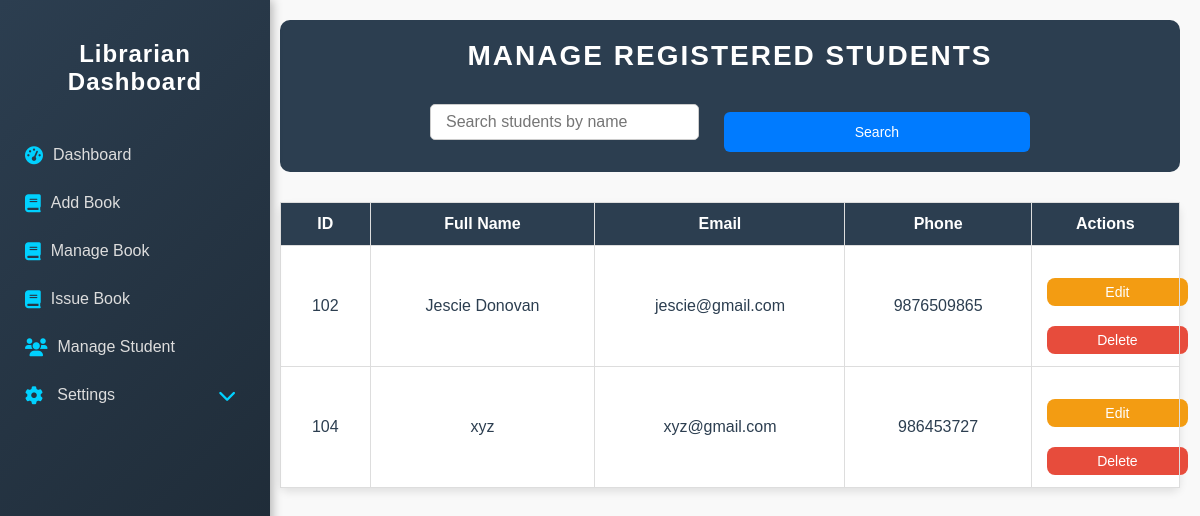
Page /librarian/manage_student.php (signed in) on the committed database.
### tables this page shows
CREATE TABLE `users` (
  `id` int(11) NOT NULL,
  `fullname` varchar(255) NOT NULL,
  `password` varchar(255) NOT NULL,
  `email` varchar(255) NOT NULL,
  `phone` varchar(15) NOT NULL,
  `role` enum('Admin','Librarian','Student') NOT NULL
);

### librarian/manage_student.php (the view, shortened to what this page needs)
<?php
require '../includes/config.php';
$search_query = "";
$students_query = "SELECT * FROM users WHERE role = 'student' AND fullname LIKE '%$search_query%'";
$students_result = mysqli_query($conn, $students_query);
?>
<!DOCTYPE html>
<html lang="en">
<head>
    <link rel="stylesheet" href="../assets/css/style.css">
    <link rel="stylesheet" href="https://cdnjs.cloudflare.com/ajax/libs/font-awesome/6.0.0/css/all.min.css">
    <link rel="stylesheet" href="style.css">
    <link rel="stylesheet" href="../assets/css/style.css">
</head>
<body>
<aside class="sidebar">
        <h1>Librarian Dashboard</h1>
        <nav>
            <ul>
                <li><a href="dashboard.php"><i class="fas fa-tachometer-alt"></i> Dashboard</a></li>
                <li><a href="add_books.php"><i class="fas fa-book"></i> Add Book</a></li>
                <li><a href="manage_books.php"><i class="fas fa-book"></i> Manage Book</a></li>
                <li><a href="issuebook.php"><i class="fas fa-book"></i> Issue Book</a></li>
                <li><a href="manage_student.php"><i class="fa-solid fa-users"></i> Manage Student</a></li>
                <li class="dropdown">
                    <a href="#" onclick="toggleDropdown()" class="dropdown-toggle"><i class="fas fa-cog"></i> Settings <i class="fa fa-chevron-down" style=" margin-left: 100px;"></i></a>
                </li>
            </ul>
        </nav>
    </aside>
        <main class="main-content">
            <header class="dashboard-header">
                <h2>Manage Registered Students</h2>
                <form method="GET" action="manage_student.php" class="search-form">
                    <input type="text" name="search" placeholder="Search students by name" value="<?= htmlspecialchars($search_query); ?>" class="search-input">
                    <button type="submit" class="btn btn-primary">Search</button>
                </form>
            </header>
            <table class="table">
                <thead>
                    <tr>
                        <th>ID</th>
                        <th>Full Name</th>
                        <th>Email</th>
                        <th>Phone</th>
                        <th>Actions</th>
                    </tr>
                </thead>
                <tbody>
                    <?php if (mysqli_num_rows($students_result) > 0): ?>
                        <?php while ($row = mysqli_fetch_assoc($students_result)): ?>
                            <tr>
                                <td><?= $row['id']; ?></td>
                                <td><?= htmlspecialchars($row['fullname']); ?></td>
                                <td><?= htmlspecialchars($row['email']); ?></td>
                                <td><?= htmlspecialchars($row['phone']); ?></td>
                                <td>
                                    <a href="?edit_id=<?= $row['id']; ?>" class="btn btn-secondary">Edit</a>
                                    <a href="javascript:void(0);" class="btn btn-danger" onclick="confirmDelete('?delete_id=<?= $row['id']; ?>')">Delete</a>
                                </td>
                            </tr>
                        <?php endwhile; ?>
                    <?php else: ?>
                        <tr>
                            <td colspan="5">No students found.</td>
                        </tr>
                    <?php endif; ?>
                </tbody>
            </table>
        </main>
</body>
</html>

### assets/css/style.css (style rules this page uses)
body, html { height: 100%; margin: 0; }
.sidebar { width: 250px; background-color: #343a40; color: #fff; display: flex; flex-direction: column; padding: 20px 10px; overflow-y: auto; }
.main-content { flex: 1; background-color: #f8f9fa; padding: 20px; overflow-y: auto; }
.sidebar h1 { font-size: 22px; margin-bottom: 30px; text-align: center; }
.sidebar nav ul { list-style: none; padding: 0; }
.sidebar nav ul li { margin: 20px 0; }
.sidebar nav ul li a { color: #ddd; text-decoration: none; display: block; padding: 10px 15px; border-radius: 5px; transition: background-color 0.3s ease, color 0.3s ease; }
.main-content .btn { display: block; width: 100%; margin-top: 20px; }
.dropdown-toggle { cursor: pointer; display: inline-flex; align-items: center; }

### admin/style.css (style rules this page uses)
body { font-family: Arial, sans-serif; margin: 0; padding: 0; display: flex; flex-direction: column; min-height: 100vh; background-color: #f4f7fc; }
.main-content { margin-left: 270px; padding: 20px; flex: 1; }
.dashboard-header { background-color: #34495e; padding: 20px; color: white; text-align: center; margin-bottom: 30px; border-radius: 10px; }
.btn { background-color: #3498db; color: white; padding: 12px 20px; border: none; border-radius: 8px; font-size: 16px; width: 100%; cursor: pointer; transition: background-color 0.3s ease; }
.dashboard-header h2 { font-size: 24px; font-weight: bold; margin: 0; }
.search-form { display: flex; justify-content: center; margin-top: 20px; }
.search-input { padding: 10px; font-size: 16px; border-radius: 8px; border: 1px solid #ccc; margin-right: 10px; width: 250px; }
.btn-primary { width: 80px; height: 40px; background-color: #3498db; color: white; padding: 10px 20px; border: none; border-radius: 8px; font-size: 16px; cursor: pointer; transition: background-color 0.3s ease; }
.table { width: 100%; border-collapse: collapse; margin-top: 20px; }
.table th, .table td { padding: 15px; text-align: left; border: 1px solid #ddd; }
.table th { background-color: #34495e; color: white; }
.table td { background-color: #fff; color: #2c3e50; }
.table .btn { padding: 6px 12px; text-decoration: none; border-radius: 8px; font-size: 14px; }
.table .btn-secondary { background-color: #f39c12; color: white; }
.table .btn-danger { background-color: #e74c3c; color: white; }
.search-input { padding: 10px; font-size: 20px; border-radius: 8px; border: 1px solid #ccc; margin-right: 10px; width: 250px; }
.btn { background-color: #3498db; color: white; padding: 10px 20px; border: none; border-radius: 8px; font-size: 16px; cursor: pointer; transition: background-color 0.3s ease; }

### rows in the picture
users: id "102", fullname "Jescie Donovan", email "jescie@gmail.com", phone "9876509865"
users: id "104", fullname "xyz", email "xyz@gmail.com", phone "986453727"
